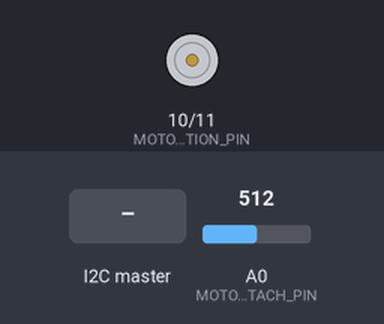
Recording of a sketch running on a simulated Arduino Uno, built with avr-gcc and run on an emulated ATmega328P. Shown: direction and speed pins drawn as motors (green arrow = direction pin HIGH = forward, orange = LOW = backward, longer = more drive). Inputs (shaded band) come from the test bench; at power-on: A0 (MOTOR_TACH_PIN) = 512.

Above: at 1.2 s.
1.3 s: the I2C master sends the byte 0
At 1.8 s:
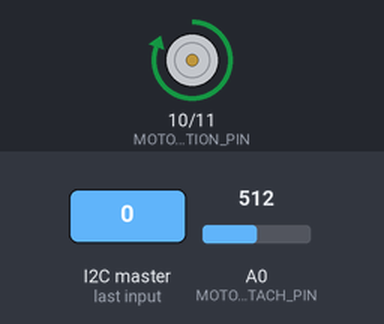
2.8 s: the I2C master sends the byte 0
4.3 s: A0 (MOTOR_TACH_PIN) set to 716
At 5.2 s:
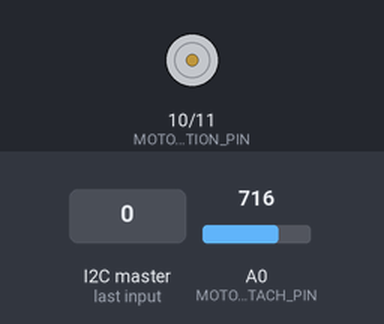
Timing chart, 0 to 7.3 s (numbered marks = the images above; inputs shaded):
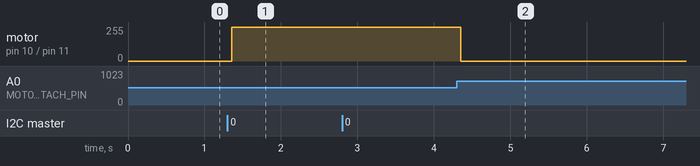

The sketch:

rudderInterface.ino
```cpp
#include <Wire.h>

#define TEST_MODE false

// Digitial pins
int MOTOR_DIRECTION_PIN = 10;
int MOTOR_SPEED_PIN = 11;

// Analog pins
int MOTOR_TACH_PIN = A0;

int speed = 0;
int base;
int tachRef;


/**************
** I2C stuff
****************/

#define SLAVE_ADDRESS 0x04
/********************
** COMMANDS
*********************/
#define SET_RUDDER_CMD 0
#define GET_BASE_CMD 1

byte cmdResponse;


void setupComms() {
    Wire.begin(SLAVE_ADDRESS);
    Wire.onReceive(receiveData);
    Wire.onRequest(sendData);
}

void receiveData(int byteCount){
    byte command = Wire.read();

    if(command == SET_RUDDER_CMD) {
            byte low = Wire.read();
            byte high = Wire.read();
            setRudder(low | (high << 8));
            cmdResponse = 0x00;
    }

    if(command == GET_BASE_CMD) {
            Serial.println("GET_BASE_CMD");
            cmdResponse = 20;
    }

    while(Wire.available()) {
        Serial.print("extra read");
        Serial.println(Wire.read());
    }
}

void setRudder(int s) {
    speed = s;
//    Serial.println(speed);
    digitalWrite(MOTOR_DIRECTION_PIN, speed > 0 ? LOW : HIGH);
    if(speed == 0) {
        analogWrite(MOTOR_SPEED_PIN, 0);
    }
    base = 0;
}


// callback for sending data
void sendData(){
  Wire.write(cmdResponse);
}


/******************
** Real work stuff
*******************/


void setup() {
    Serial.begin(57600);
    setupComms();
    // Set PCM frequency
//  TCCR1B = (TCCR1B & 0b11111000) | 0x01;
  TCCR2B = (TCCR2B & 0b11111000) | 0x01;

  pinMode(MOTOR_SPEED_PIN, OUTPUT);
  pinMode(MOTOR_DIRECTION_PIN, OUTPUT);
}


void loop() {
    motorDriveLoop();
    delay(1);
}


void motorDriveLoop() {
    if(speed != 0) {
        if(abs(analogRead(MOTOR_TACH_PIN) - tachRef) < abs(speed)) {
            base = min(base + 5, 255);
        }  else {
            base = max(base - 5, 0);
        }
        if (!TEST_MODE) {
            analogWrite(MOTOR_SPEED_PIN, base);
        }
    } else {
        tachRef = analogRead(MOTOR_TACH_PIN);
    }
}
```

Measured:
- after the input at 1.3 s, motor on pin 10 (MOTOR_DIRECTION_PIN) / pin 11 (MOTOR_SPEED_PIN): stopped → forward 255/255 after 0.06 s
- after the input at 4.3 s, motor on pin 10 (MOTOR_DIRECTION_PIN) / pin 11 (MOTOR_SPEED_PIN): forward 255/255 → stopped after 0.06 s
